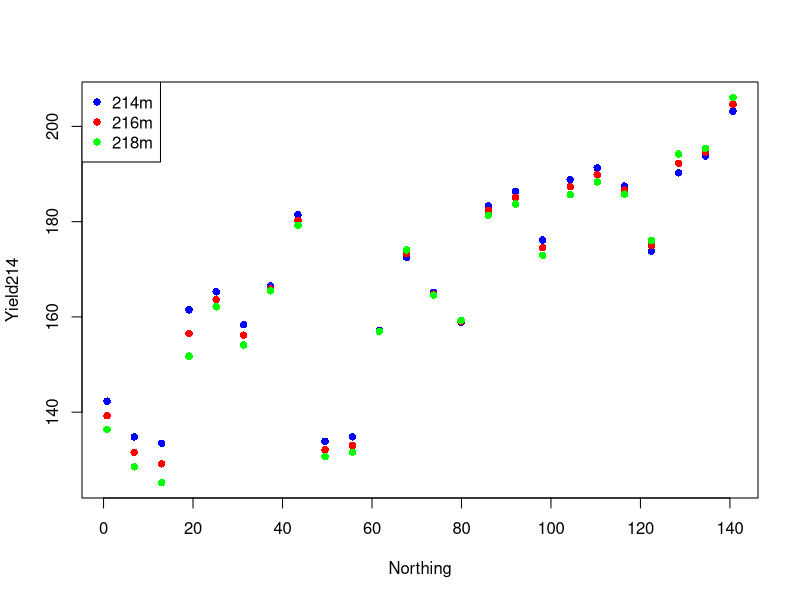
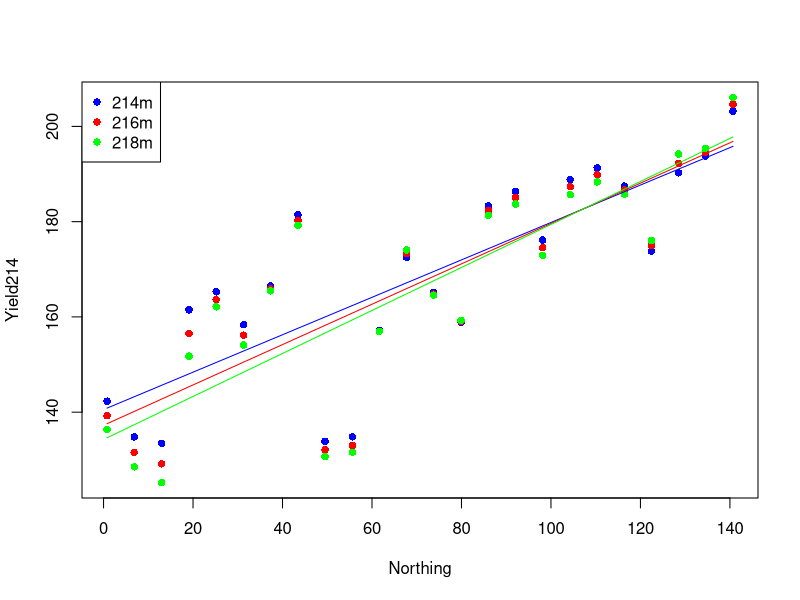
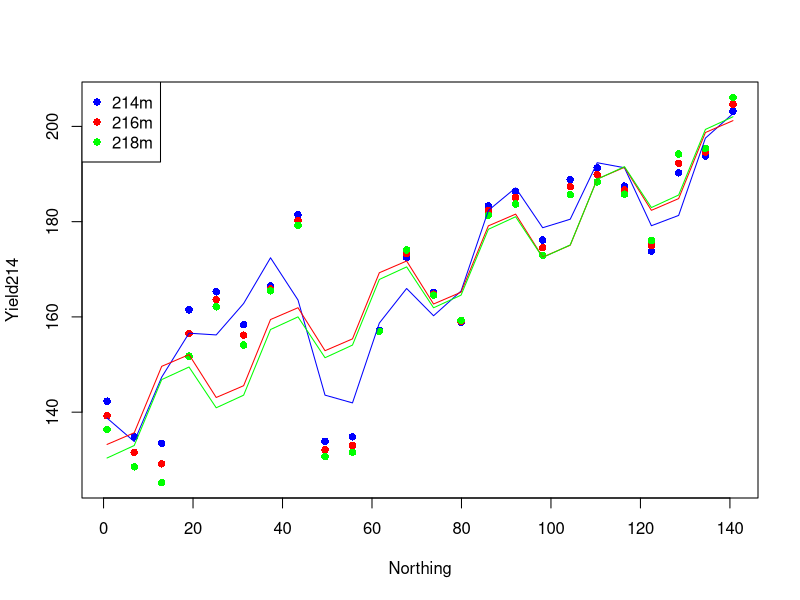
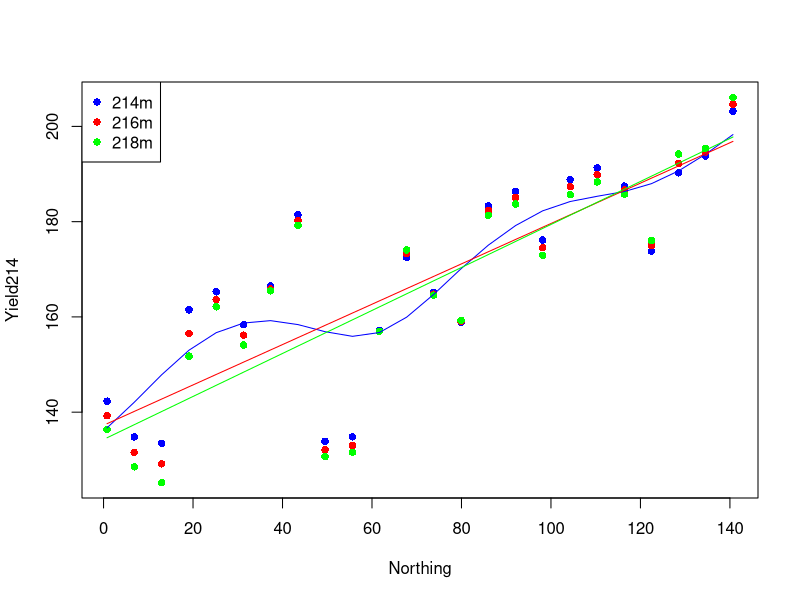
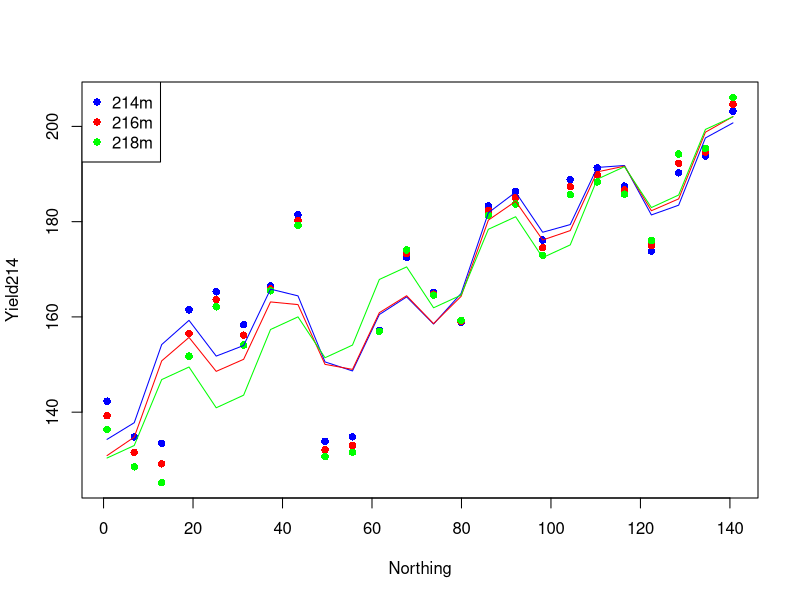
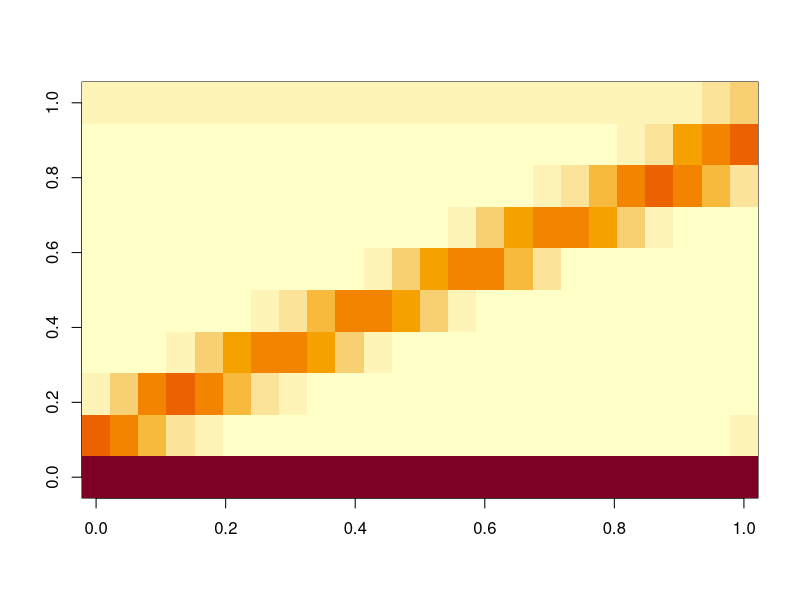
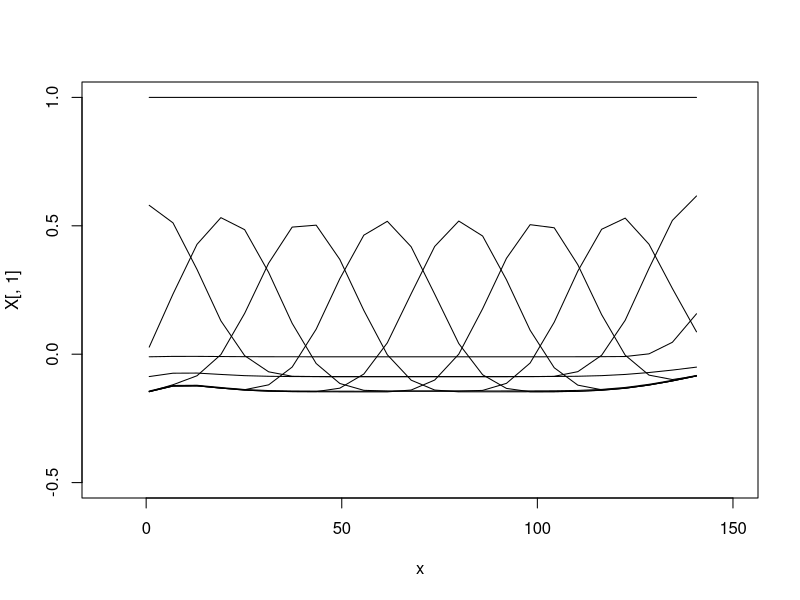
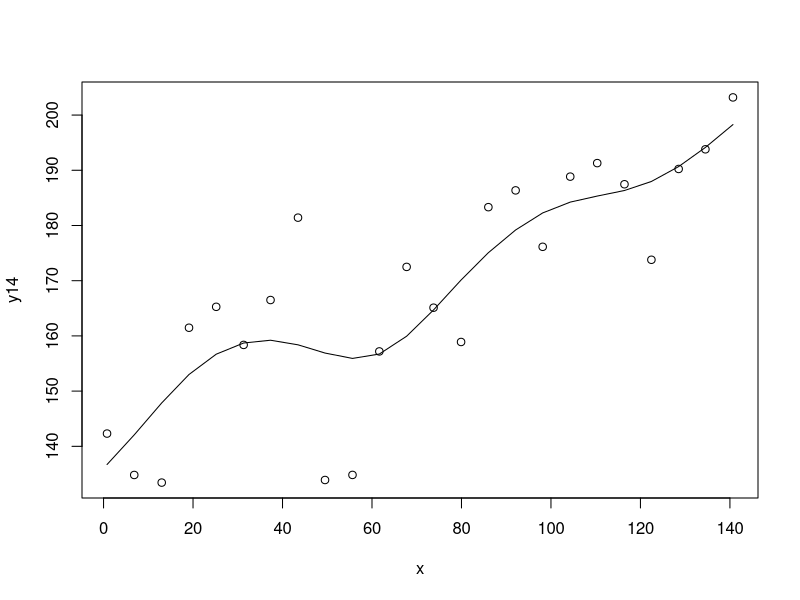

The R script that drew these images, in order:
## ---- chunk 1
knitr::opts_chunk$set(echo = TRUE)
## ---- chunk 2
ExampleTrends <- data.frame(
  Yield214 = c(142.31, 134.81, 133.43, 161.48, 165.27, 158.37,166.50, 181.42, 133.90, 134.82, 157.19, 172.50,
               165.11, 158.90, 183.32, 186.36, 176.14, 188.85, 191.30, 187.47, 173.79, 190.24, 193.80, 203.20),
  Yield216 = c(139.23, 131.54, 129.14, 156.49, 163.64, 156.16, 165.86, 180.22, 132.07, 133.01, 156.96, 173.26, 
               164.79, 159.06, 182.33, 185.08, 174.53, 187.33, 189.86, 186.67, 174.97, 192.25, 194.59, 204.65),
  Yield218 = c(136.36, 128.52, 125.21, 151.77, 162.12, 154.10, 165.48, 179.24, 130.66, 131.58, 156.98, 174.06, 
               164.57, 159.277, 181.327, 183.70, 172.94, 185.65, 188.34, 185.76, 176.04, 194.20, 195.39, 206.09),
  Product = factor(c("E", "E", "B", "B", "E", "E", "B", "B", "E", "E", "B", "B", "E", "E", "B", "B", "E", "E", "B", "B",
            "E", "E", "B", "B")),
  Northing = c(0.78, 6.86, 13.00, 19.10, 25.18, 31.31, 37.32, 43.46, 49.50, 55.64, 61.64, 67.74, 73.76, 
               79.91, 86.01, 92.1, 98.15, 104.31, 110.34, 116.43, 122.45, 128.54, 134.52, 140.68)
)
## ---- chunk 3
yMin <- min(c(ExampleTrends$Yield214,ExampleTrends$Yield216,ExampleTrends$Yield218))
yMax <- max(c(ExampleTrends$Yield214,ExampleTrends$Yield216,ExampleTrends$Yield218))
plot(Yield214 ~ Northing, col = 'blue',ylim=c(yMin,yMax), pch = 16, data=ExampleTrends)
points(Yield216 ~ Northing, col = 'red', pch = 16, data=ExampleTrends)
points(Yield218 ~ Northing, col = 'green', pch = 16, data=ExampleTrends)
legend("topleft", legend = c("214m","216m","218m"), pch = 16, col=c("blue","red","green"))
## ---- chunk 4
library(mgcv)
gam14.smooth <- gam(Yield214 ~ s(Northing), data=ExampleTrends)
gam16.smooth <- gam(Yield216 ~ s(Northing), data=ExampleTrends)
gam18.smooth <- gam(Yield218 ~ s(Northing), data=ExampleTrends)

plot(Yield214 ~ Northing, col = 'blue',ylim=c(yMin,yMax), pch = 16, data=ExampleTrends)
points(Yield216 ~ Northing, col = 'red', pch = 16, data=ExampleTrends)
points(Yield218 ~ Northing, col = 'green', pch = 16, data=ExampleTrends)
lines(ExampleTrends$Northing, predict(gam14.smooth), col='blue')
lines(ExampleTrends$Northing, predict(gam16.smooth), col='red')
lines(ExampleTrends$Northing, predict(gam18.smooth), col='green')
legend("topleft", legend = c("214m","216m","218m"), pch = 16, col=c("blue","red","green"))
## ---- chunk 5
gam14.prod <- gam(Yield214 ~ Product + s(Northing), data=ExampleTrends)
gam16.prod <- gam(Yield216 ~ Product + s(Northing), data=ExampleTrends)
gam18.prod <- gam(Yield218 ~ Product + s(Northing), data=ExampleTrends)

plot(Yield214 ~ Northing, col = 'blue',ylim=c(yMin,yMax), pch = 16, data=ExampleTrends)
points(Yield216 ~ Northing, col = 'red', pch = 16, data=ExampleTrends)
points(Yield218 ~ Northing, col = 'green', pch = 16, data=ExampleTrends)
lines(ExampleTrends$Northing, predict(gam14.prod), col='blue')
lines(ExampleTrends$Northing, predict(gam16.prod), col='red')
lines(ExampleTrends$Northing, predict(gam18.prod), col='green')
legend("topleft", legend = c("214m","216m","218m"), pch = 16, col=c("blue","red","green"))
## ---- chunk 6
gam14.smooth.bs <- gam(Yield214 ~ s(Northing, bs='bs'), data=ExampleTrends)
gam16.smooth.bs <- gam(Yield216 ~ s(Northing, bs='bs'), data=ExampleTrends)
gam18.smooth.bs <- gam(Yield218 ~ s(Northing, bs='bs'), data=ExampleTrends)

plot(Yield214 ~ Northing, col = 'blue',ylim=c(yMin,yMax), pch = 16, data=ExampleTrends)
points(Yield216 ~ Northing, col = 'red', pch = 16, data=ExampleTrends)
points(Yield218 ~ Northing, col = 'green', pch = 16, data=ExampleTrends)
lines(ExampleTrends$Northing, predict(gam14.smooth.bs), col='blue')
lines(ExampleTrends$Northing, predict(gam16.smooth.bs), col='red')
lines(ExampleTrends$Northing, predict(gam18.smooth.bs), col='green')
legend("topleft", legend = c("214m","216m","218m"), pch = 16, col=c("blue","red","green"))
## ---- chunk 7
gam14.prod.bs <- gam(Yield214 ~ Product + s(Northing, bs='bs'), data=ExampleTrends)
gam16.prod.bs <- gam(Yield216 ~ Product + s(Northing, bs='bs'), data=ExampleTrends)
gam18.prod.bs <- gam(Yield218 ~ Product + s(Northing, bs='bs'), data=ExampleTrends)

plot(Yield214 ~ Northing, col = 'blue',ylim=c(yMin,yMax), pch = 16, data=ExampleTrends)
points(Yield216 ~ Northing, col = 'red', pch = 16, data=ExampleTrends)
points(Yield218 ~ Northing, col = 'green', pch = 16, data=ExampleTrends)
lines(ExampleTrends$Northing, predict(gam14.prod.bs), col='blue')
lines(ExampleTrends$Northing, predict(gam16.prod.bs), col='red')
lines(ExampleTrends$Northing, predict(gam18.prod.bs), col='green')
legend("topleft", legend = c("214m","216m","218m"), pch = 16, col=c("blue","red","green"))
## ---- chunk 8
x <- ExampleTrends$Northing
y14 <- ExampleTrends$Yield214
y16 <- ExampleTrends$Yield216
y18 <- ExampleTrends$Yield218
## ---- chunk 9
X <- predict(gam14.smooth.bs, type = "lpmatrix")
## ---- chunk 10
dim(X)
X
image(X)
## ---- chunk 11
plot(x,X[,1],ylim=c(-.5,1),xlim=c(-10,150),type='l')
for(i in 2:dim(X)[2]) {
  lines(x,X[,i])
}
## ---- chunk 12
gam14.smooth.bs$knots
## ---- chunk 13
coeffs <- coef(gam14.smooth.bs)
predicted_values <- X %*% coeffs
plot(x,y14)
lines(x,predicted_values)
## ---- chunk 14
beta.hat <- solve(t(X) %*% X) %*% t(X) %*% y14
beta.hat
y14.hat <- X %*% beta.hat
plot(x,y14)
lines(x,y14.hat)
## ---- chunk 15
gam14.smooth.bs$sp
gam16.smooth.bs$sp
## ---- chunk 16
S <- gam14.smooth.bs$smooth[[1]]$S[[1]]
S
image(S)
plot(S[,1],ylim=c(-.5,.5),type='l')
for(i in 2:dim(S)[2]) {
  lines(S[,i])
}
## ---- chunk 17
D <- model.matrix.gam(gam14.smooth.bs)
plot(x,D[,1],ylim=c(-.5,1),type='l')
for(i in 2:dim(D)[2]) {
  lines(x,D[,i])
}
t(D) %*% D
image(t(D) %*% D)
## ---- chunk 18
D <- gam14.smooth.bs$smooth[[1]]$D[[1]]
dim(D)
## ---- chunk 19
plot(D[,1],ylim=c(-.02,.01), type='l')
for(i in 2:dim(D)[2]) {
  lines(D[,i])
}
## ---- chunk 20
S <- t(D) %*% D
lambda = 1.478579 
beta.hat <- solve(t(X) %*% X + lambda*S) %*% t(X) %*% y14
y14.hat <- X %*% beta.hat
plot(x,y14)
lines(x,y14.hat)
## ---- chunk 21
lambda = 48451.31 
beta.hat <- solve(t(X) %*% X + lambda*S) %*% t(X) %*% y14
y14.hat <- X %*% beta.hat
plot(x,y14)
lines(x,y14.hat)
## ---- chunk 22
A <- model.matrix(gam14.smooth.bs)
image(A)
## ---- chunk 23
X14 <- predict(gam14.smooth.bs, type = "lpmatrix")
X16 <- predict(gam16.smooth.bs, type = "lpmatrix")
sum((X16-X14)^2)
## ---- chunk 24
image(gam14.smooth.bs$smooth[[1]]$S[[1]])
image(gam16.smooth.bs$smooth[[1]]$S[[1]])
## ---- chunk 25
gam14.smooth.bs$sp
coef(gam14.smooth.bs)
gam16.smooth.bs$sp
coef(gam16.smooth.bs)
## ---- chunk 26
gam14.smooth.bs$weights
gam14.smooth.bs$weights
## ---- chunk 27
gam14.ps <- gam(Yield214 ~ s(Northing,bs="ps"), data=ExampleTrends)
gam16.ps <- gam(Yield216 ~ s(Northing,bs="ps"), data=ExampleTrends)
gam18.ps <- gam(Yield218 ~ s(Northing,bs="ps"), data=ExampleTrends)
## ---- chunk 28
plot(ExampleTrends$Northing,predict(gam14.ps),type='l',col='blue')
lines(ExampleTrends$Northing,predict(gam16.ps),col='red')
lines(ExampleTrends$Northing,predict(gam18.ps),col='green')
## ---- chunk 29
gam14.cr <- gam(Yield214 ~ s(Northing,bs="cr"), data=ExampleTrends)
gam16.cr <- gam(Yield216 ~ s(Northing,bs="cr"), data=ExampleTrends)
gam18.cr <- gam(Yield218 ~ s(Northing,bs="cr"), data=ExampleTrends)
## ---- chunk 30
plot(ExampleTrends$Northing,predict(gam14.cr),type='l',col='blue')
lines(ExampleTrends$Northing,predict(gam16.cr),col='red')
lines(ExampleTrends$Northing,predict(gam18.cr),col='green')
## ---- chunk 31
gam14.prod.cr <- gam(Yield214 ~ Product + s(Northing,bs="cr"), data=ExampleTrends)
gam16.prod.cr <- gam(Yield216 ~ Product + s(Northing,bs="cr"), data=ExampleTrends)
gam18.prod.cr <- gam(Yield218 ~ Product + s(Northing,bs="cr"), data=ExampleTrends)
## ---- chunk 32
plot(ExampleTrends$Northing,predict(gam14.prod.cr),type='l',col='blue')
lines(ExampleTrends$Northing,predict(gam16.prod.cr),col='red')
lines(ExampleTrends$Northing,predict(gam18.prod.cr),col='green')
